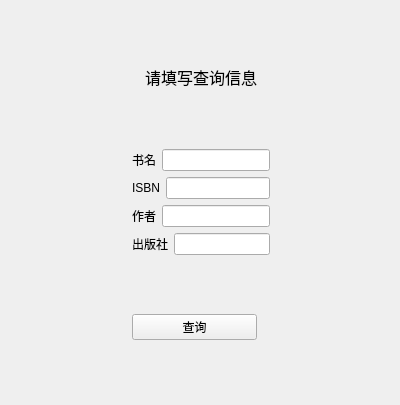
<?xml version="1.0" encoding="UTF-8"?>
<ui version="4.0">
 <class>Search</class>
 <widget class="QWidget" name="Search">
  <property name="geometry">
   <rect>
    <x>0</x>
    <y>0</y>
    <width>400</width>
    <height>405</height>
   </rect>
  </property>
  <property name="windowTitle">
   <string>Search</string>
  </property>
  <layout class="QGridLayout" name="gridLayout">
   <item row="0" column="2">
    <spacer name="verticalSpacer_4">
     <property name="orientation">
      <enum>Qt::Vertical</enum>
     </property>
     <property name="sizeHint" stdset="0">
      <size>
       <width>20</width>
       <height>40</height>
      </size>
     </property>
    </spacer>
   </item>
   <item row="1" column="0" colspan="2">
    <spacer name="horizontalSpacer_5">
     <property name="orientation">
      <enum>Qt::Horizontal</enum>
     </property>
     <property name="sizeHint" stdset="0">
      <size>
       <width>127</width>
       <height>20</height>
      </size>
     </property>
    </spacer>
   </item>
   <item row="1" column="2">
    <widget class="QLabel" name="label_8">
     <property name="font">
      <font>
       <pointsize>12</pointsize>
      </font>
     </property>
     <property name="text">
      <string>请填写查询信息</string>
     </property>
    </widget>
   </item>
   <item row="1" column="3" colspan="2">
    <spacer name="horizontalSpacer_6">
     <property name="orientation">
      <enum>Qt::Horizontal</enum>
     </property>
     <property name="sizeHint" stdset="0">
      <size>
       <width>125</width>
       <height>20</height>
      </size>
     </property>
    </spacer>
   </item>
   <item row="2" column="2">
    <spacer name="verticalSpacer_3">
     <property name="orientation">
      <enum>Qt::Vertical</enum>
     </property>
     <property name="sizeHint" stdset="0">
      <size>
       <width>20</width>
       <height>32</height>
      </size>
     </property>
    </spacer>
   </item>
   <item row="3" column="0">
    <spacer name="horizontalSpacer">
     <property name="orientation">
      <enum>Qt::Horizontal</enum>
     </property>
     <property name="sizeHint" stdset="0">
      <size>
       <width>87</width>
       <height>20</height>
      </size>
     </property>
    </spacer>
   </item>
   <item row="3" column="1" colspan="3">
    <layout class="QVBoxLayout" name="verticalLayout">
     <item>
      <layout class="QHBoxLayout" name="horizontalLayout">
       <item>
        <widget class="QLabel" name="label">
         <property name="text">
          <string>书名</string>
         </property>
        </widget>
       </item>
       <item>
        <widget class="QLineEdit" name="nameEdit"/>
       </item>
      </layout>
     </item>
     <item>
      <layout class="QHBoxLayout" name="horizontalLayout_2">
       <item>
        <widget class="QLabel" name="label_2">
         <property name="text">
          <string>ISBN</string>
         </property>
        </widget>
       </item>
       <item>
        <widget class="QLineEdit" name="ISBNEdit"/>
       </item>
      </layout>
     </item>
     <item>
      <layout class="QHBoxLayout" name="horizontalLayout_3">
       <item>
        <widget class="QLabel" name="label_3">
         <property name="text">
          <string>作者</string>
         </property>
        </widget>
       </item>
       <item>
        <widget class="QLineEdit" name="authorEdit"/>
       </item>
      </layout>
     </item>
     <item>
      <layout class="QHBoxLayout" name="horizontalLayout_4">
       <item>
        <widget class="QLabel" name="label_4">
         <property name="text">
          <string>出版社</string>
         </property>
        </widget>
       </item>
       <item>
        <widget class="QLineEdit" name="pubEdit"/>
       </item>
      </layout>
     </item>
    </layout>
   </item>
   <item row="3" column="4">
    <spacer name="horizontalSpacer_2">
     <property name="orientation">
      <enum>Qt::Horizontal</enum>
     </property>
     <property name="sizeHint" stdset="0">
      <size>
       <width>86</width>
       <height>20</height>
      </size>
     </property>
    </spacer>
   </item>
   <item row="4" column="2">
    <spacer name="verticalSpacer">
     <property name="orientation">
      <enum>Qt::Vertical</enum>
     </property>
     <property name="sizeHint" stdset="0">
      <size>
       <width>20</width>
       <height>32</height>
      </size>
     </property>
    </spacer>
   </item>
   <item row="5" column="0">
    <spacer name="horizontalSpacer_3">
     <property name="orientation">
      <enum>Qt::Horizontal</enum>
     </property>
     <property name="sizeHint" stdset="0">
      <size>
       <width>87</width>
       <height>20</height>
      </size>
     </property>
    </spacer>
   </item>
   <item row="5" column="1" colspan="2">
    <widget class="QPushButton" name="btnConfirm">
     <property name="text">
      <string>查询</string>
     </property>
    </widget>
   </item>
   <item row="5" column="4">
    <spacer name="horizontalSpacer_4">
     <property name="orientation">
      <enum>Qt::Horizontal</enum>
     </property>
     <property name="sizeHint" stdset="0">
      <size>
       <width>86</width>
       <height>20</height>
      </size>
     </property>
    </spacer>
   </item>
   <item row="6" column="2">
    <spacer name="verticalSpacer_2">
     <property name="orientation">
      <enum>Qt::Vertical</enum>
     </property>
     <property name="sizeHint" stdset="0">
      <size>
       <width>20</width>
       <height>32</height>
      </size>
     </property>
    </spacer>
   </item>
  </layout>
 </widget>
 <layoutdefault spacing="6" margin="11"/>
 <resources/>
 <connections/>
</ui>
